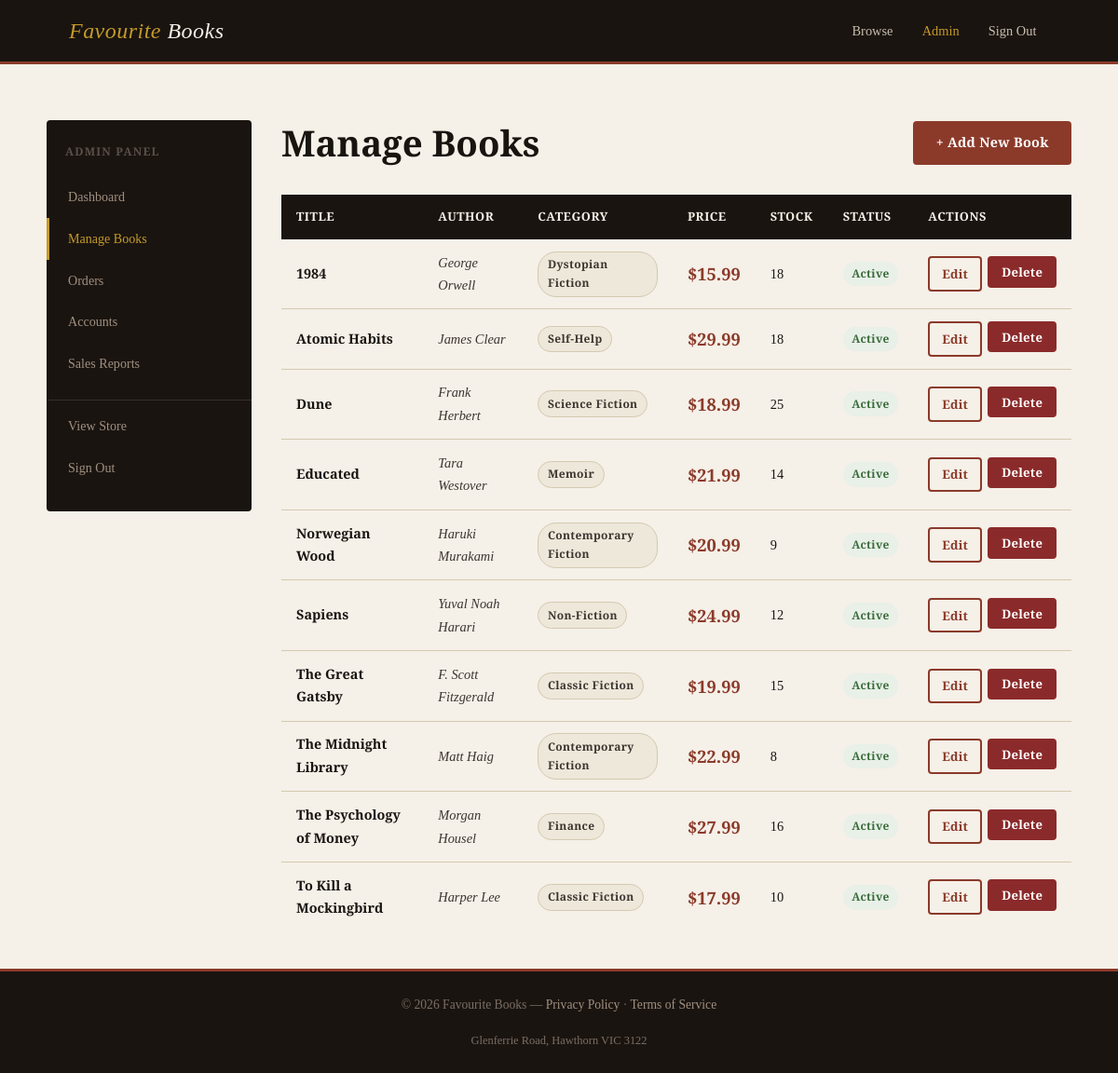
The page /admin/books (signed in) on the database as committed earlier.
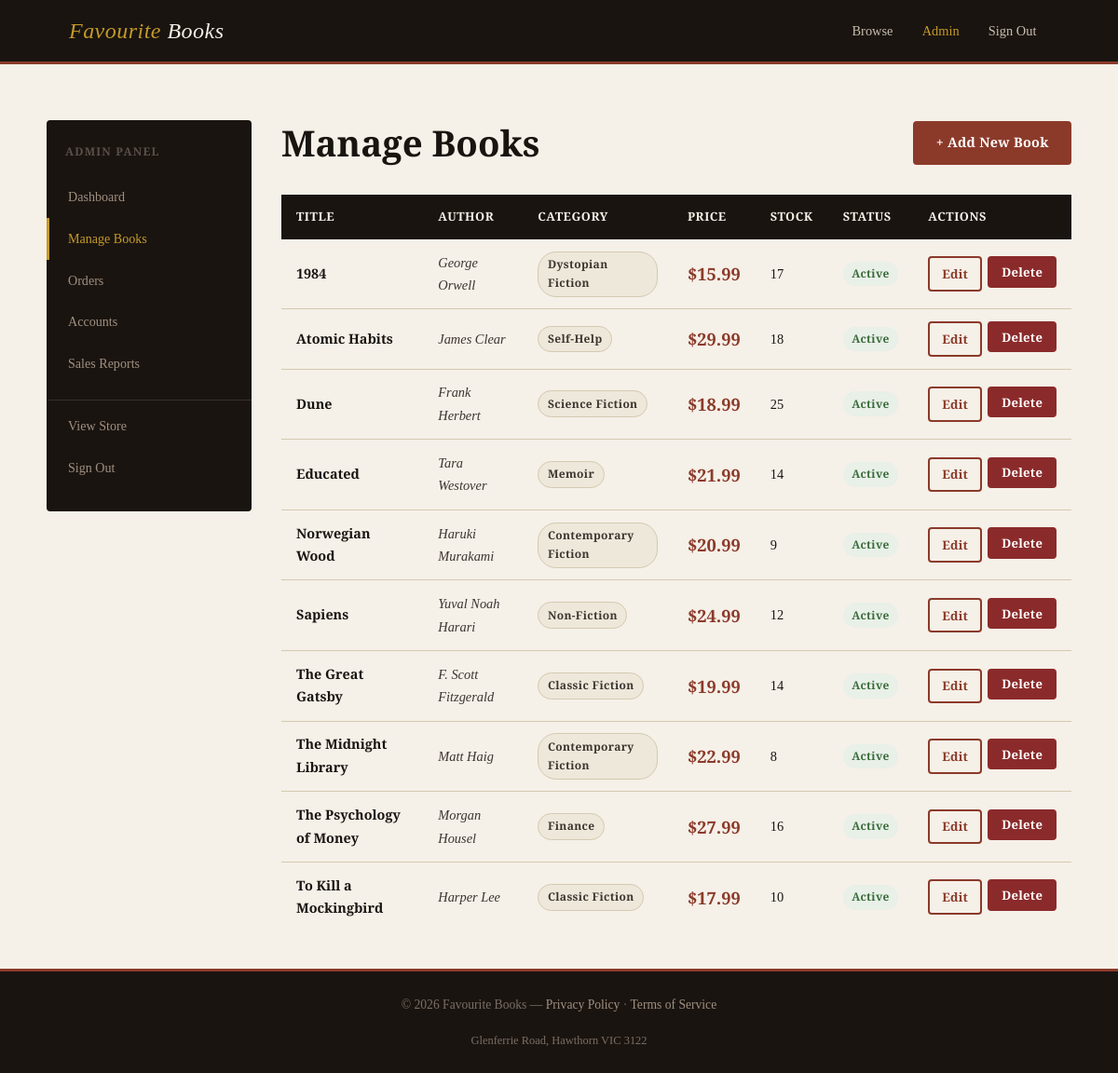
The same page on the database as committed later.
### tables this page shows
CREATE TABLE products (
                id INTEGER PRIMARY KEY AUTOINCREMENT,
                title TEXT NOT NULL,
                author TEXT NOT NULL,
                isbn TEXT NOT NULL UNIQUE,
                price REAL NOT NULL,
                stock INTEGER NOT NULL DEFAULT 0,
                category TEXT NOT NULL,
                description TEXT,
                available INTEGER NOT NULL DEFAULT 1
            );

### app.py (the view)
@app.route("/admin/books")
@admin_required
def admin_books():
    cat = Catalogue()
    books = cat.get_all_for_admin()
    return render_template("admin/manage_books.html", books=books)

### app.py (called while the page is built)
def admin_required(f):
    @wraps(f)
    def decorated(*args, **kwargs):
        if "account_id" not in session:
            flash("Please log in to access this page.", "warning")
            return redirect(url_for("login"))
        if session.get("role") != "admin":
            flash("Administrator access required.", "danger")
            return redirect(url_for("index"))
        return f(*args, **kwargs)
    return decorated

### models/catalogue.py (called while the page is built)
    @property
    def id(self):
        return self._id

    @property
    def title(self):
        return self._title

    @property
    def author(self):
        return self._author

    @property
    def price(self):
        return self._price

    @property
    def stock(self):
        return self._stock

    @property
    def category(self):
        return self._category

    @property
    def available(self):
        return self._available

    def get_all_for_admin(self):
        rows = self._db.fetchall("SELECT * FROM products ORDER BY title")
        return [self._row_to_product(r) for r in rows]

### templates/admin/manage_books.html (shortened to what this page needs)
{% extends "admin/base_admin.html" %}
{% block admin_content %}
<div style="display: flex; justify-content: space-between; align-items: center; margin-bottom: 2rem; flex-wrap: wrap; gap: 1rem;">
  <h1>Manage Books</h1>
  <a href="{{ url_for('admin_add_book') }}" class="btn btn-primary">+ Add New Book</a>
</div>
{% if books %}
  <div class="table-wrap">
    <table>
      <thead>
        <tr>
          <th>Title</th>
          <th>Author</th>
          <th>Category</th>
          <th>Price</th>
          <th>Stock</th>
          <th>Status</th>
          <th>Actions</th>
        </tr>
      </thead>
      <tbody>
        {% for book in books %}
          <tr>
            <td><strong>{{ book.title }}</strong></td>
            <td class="text-muted" style="font-style:italic;">{{ book.author }}</td>
            <td><span class="badge badge-category">{{ book.category }}</span></td>
            <td class="price">${{ "%.2f"|format(book.price) }}</td>
            <td>
              {% if book.stock == 0 %}
                <span class="badge badge-out">0</span>
              {% elif book.stock <= 3 %}
                <span class="badge badge-stock-low">{{ book.stock }}</span>
              {% else %}
                {{ book.stock }}
              {% endif %}
            </td>
            <td>
              {% if book.available %}
                <span class="badge badge-paid">Active</span>
              {% else %}
                <span class="badge badge-failed">Hidden</span>
              {% endif %}
            </td>
            <td>
              <div style="display: flex; gap: 0.4rem;">
                <a href="{{ url_for('admin_edit_book', book_id=book.id) }}" class="btn btn-outline btn-sm">Edit</a>
                <form method="POST" action="{{ url_for('admin_delete_book', book_id=book.id) }}"
                      onsubmit="return confirm('Delete \'{{ book.title }}\'? This cannot be undone.')">
                  <button type="submit" class="btn btn-danger btn-sm">Delete</button>
                </form>
              </div>
            </td>
          </tr>
        {% endfor %}
      </tbody>
    </table>
  </div>
{% else %}
  <div class="empty-state">
    <div class="empty-icon">📚</div>
    <h3>No books in the catalogue</h3>
    <a href="{{ url_for('admin_add_book') }}" class="btn btn-primary mt-2">Add First Book</a>
  </div>
{% endif %}
{% endblock %}

Rows that differ between the two databases and show on the page:
changed products "George Orwell": stock "18" → "17"
changed products "The Great Gatsby": stock "15" → "14"
